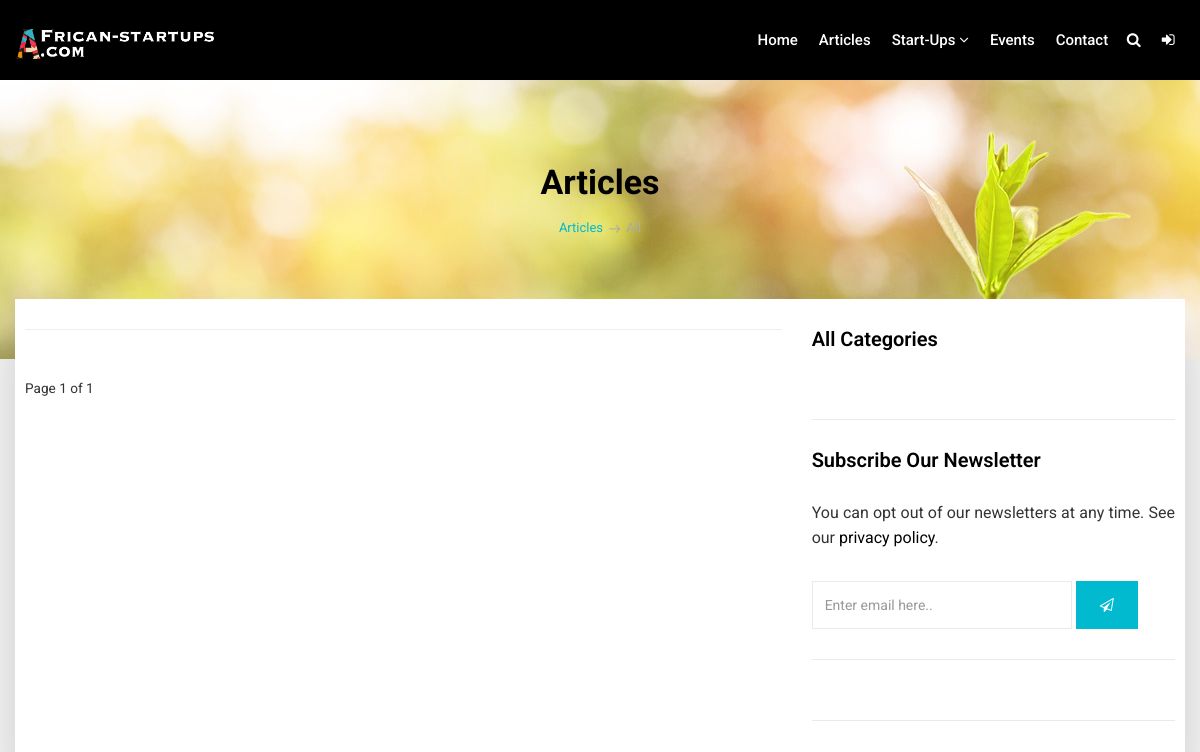
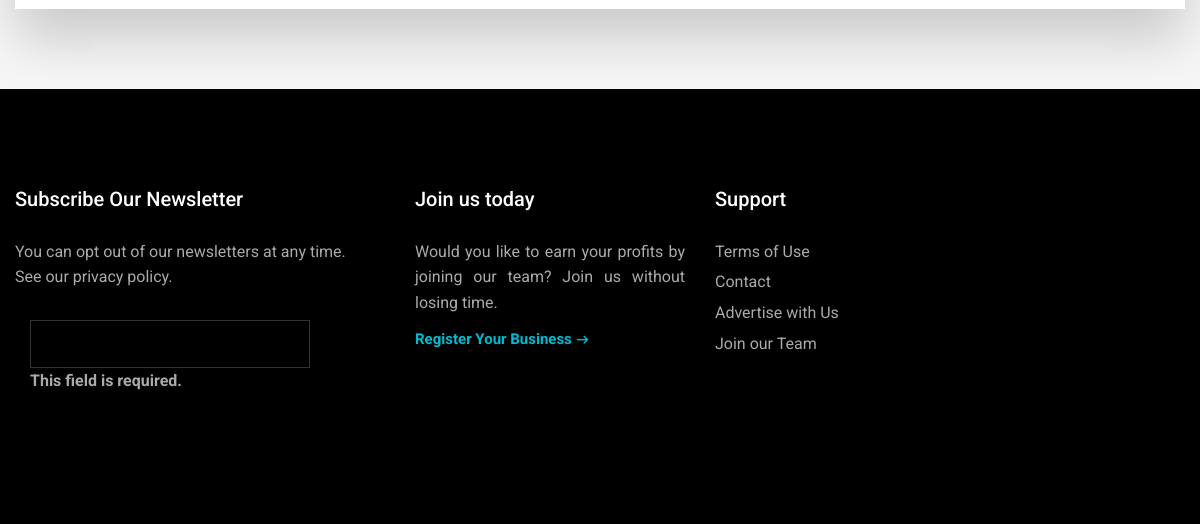
The page /articles/ on the database as committed earlier (2 pictures, top to bottom).
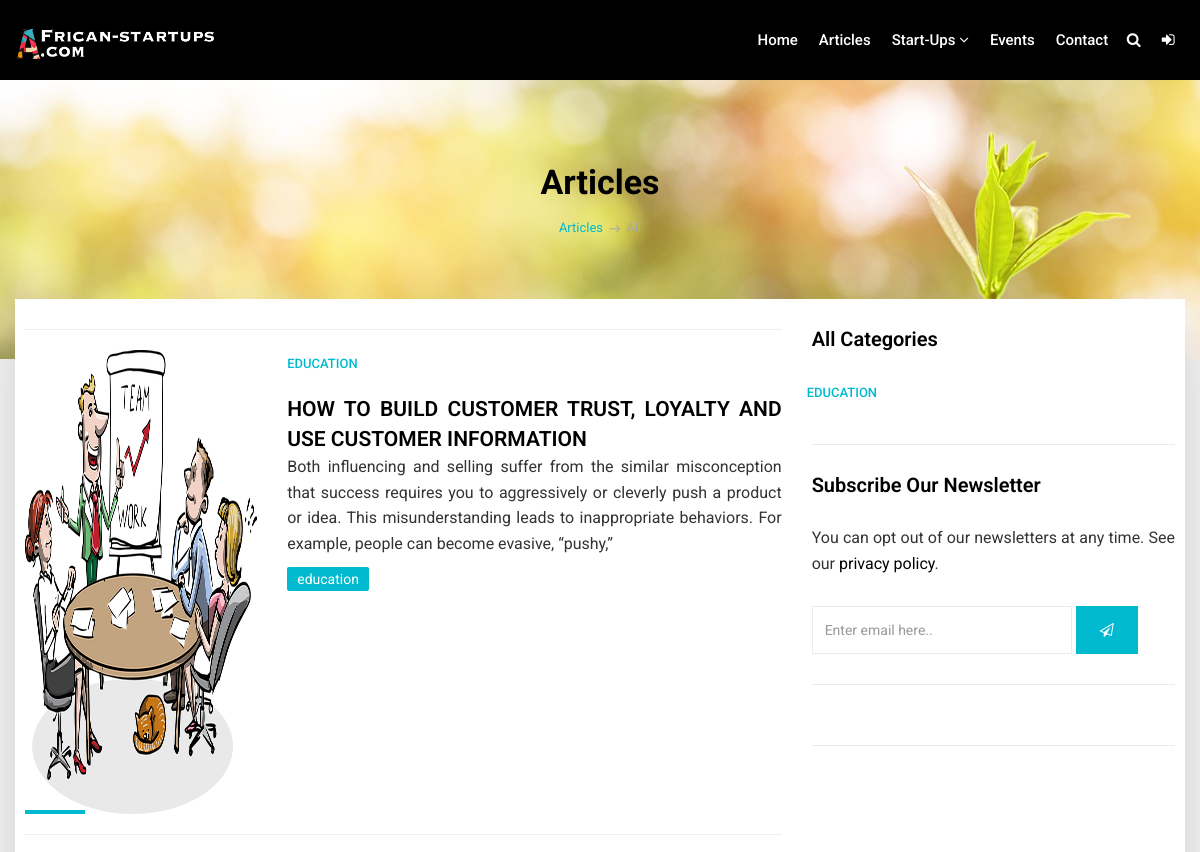
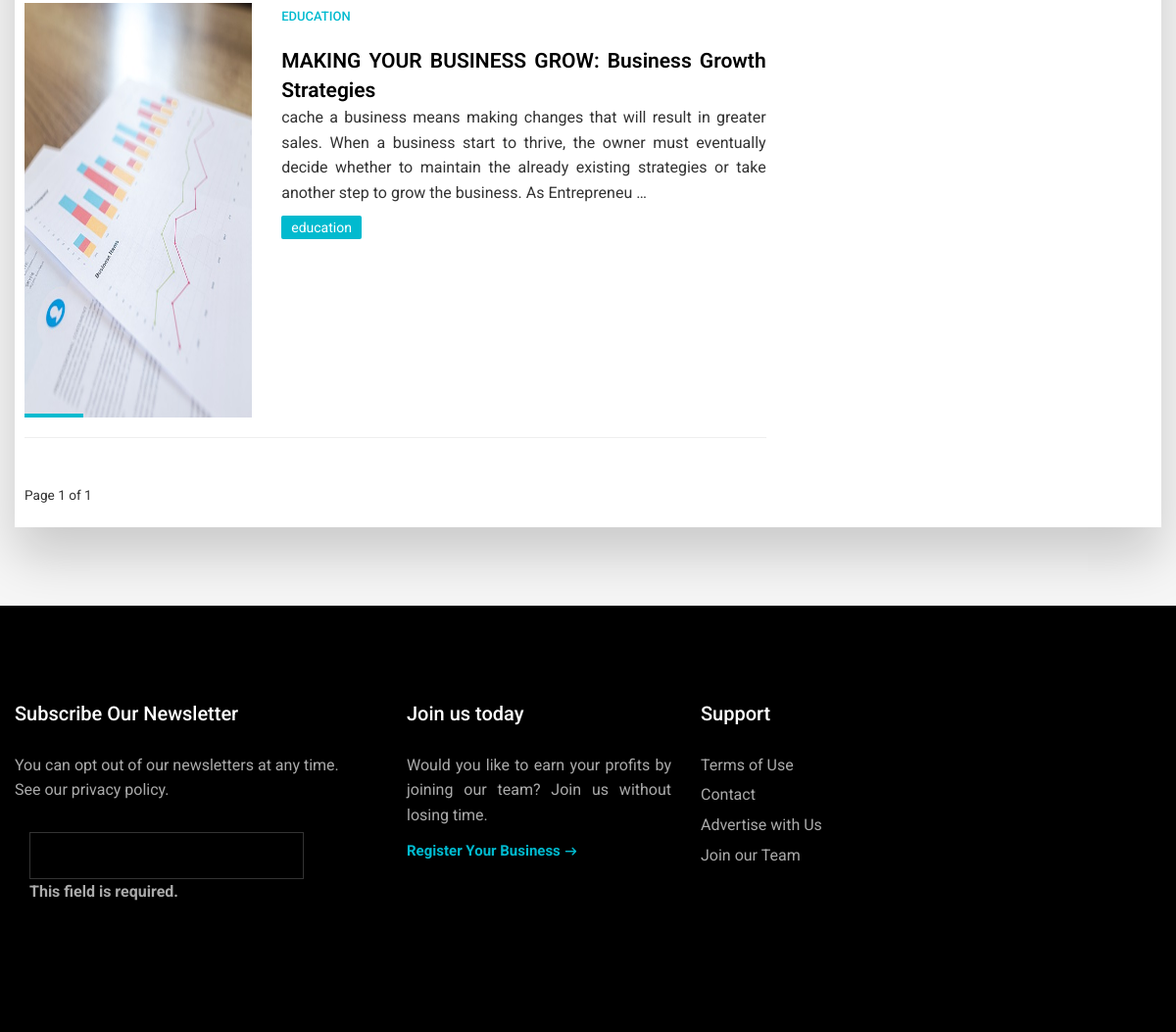
The same page on the database as committed later (2 pictures, top to bottom).
### Article/models.py (models this page shows, shortened)
class Article(models.Model):
    popular = models.CharField(max_length=50, blank=True, choices=(('true','True'),('false','False')))
    category = models.ForeignKey(Category,on_delete=models.CASCADE, default=1,)
    preview_image = models.ImageField(upload_to='upload/',blank=True)
    tags = TaggableManager()
    title = models.CharField(max_length=100)
    slug = models.SlugField(max_length=250, unique=True)
    summary = models.TextField(max_length=1000, blank=True)
    title_body1 = models.TextField(max_length=1000, blank=True)
    title_body2 = models.TextField(max_length=1000, blank=True)
    title_body3 = models.TextField(max_length=1000, blank=True)
    part1=models.CharField(blank=True,max_length=200, choices=(('true','True'),('false','False')))
    sub1 = models.CharField(max_length=200, blank=True)
    sub1_child1 = models.CharField(max_length=500, blank=True)
    sub1_child1_body = models.TextField(max_length=1000, blank=True)
    sub1_child1_image = models.ImageField(upload_to='upload',blank=True)
    sub1_child2 = models.CharField(max_length=500, blank=True)
    sub1_child2_body = models.TextField(max_length=1000, blank=True)
    sub1_child2_image = models.ImageField(upload_to='upload', blank=True)
    sub1_child3 = models.CharField(max_length=500, blank=True)
    sub1_child3_body = models.TextField(max_length=1000, blank=True)
    sub1_child3_image = models.ImageField(upload_to='upload', blank=True)
    sub1_child4 = models.CharField(max_length=500, blank=True)
    sub1_child4_body = models.TextField(max_length=1000, blank=True)
    sub1_child4_image = models.ImageField(upload_to='upload', blank=True)
    sub1_child5 = models.CharField(max_length=500, blank=True)
    sub1_child5_body = models.TextField(max_length=1000, blank=True)
    sub1_child5_image = models.ImageField(upload_to='upload', blank=True)
    blockquote1 = models.TextField(max_length=500, blank=True)
    part2 = models.CharField(blank=True,max_length=200, choices=(('true','True'),('false','False')))
    sub2 = models.CharField(max_length=200, blank=True)
    sub2_child1 = models.CharField(max_length=500, blank=True)
    sub2_child1_body = models.TextField(max_length=1000, blank=True)
    sub2_child1_image = models.ImageField(upload_to='upload', blank=True)
    sub2_child2 = models.CharField(max_length=500, blank=True)
    sub2_child2_body = models.TextField(max_length=1000, blank=True)
    sub2_child2_image = models.ImageField(upload_to='upload', blank=True)
    sub2_child3 = models.CharField(max_length=500, blank=True)
    sub2_child3_body = models.TextField(max_length=1000, blank=True)
    sub2_child3_image = models.ImageField(upload_to='upload', blank=True)
    sub2_child4 = models.CharField(max_length=500, blank=True)
    sub2_child4_body = models.TextField(max_length=1000, blank=True)
    sub2_child4_image = models.ImageField(upload_to='upload', blank=True)
    sub2_child5 = models.CharField(max_length=500, blank=True)
    sub2_child5_body = models.TextField(max_length=1000, blank=True)
    sub2_child5_image = models.ImageField(upload_to='upload', blank=True)
    blockquote2 = models.TextField(max_length=500, blank=True)
    part3 = models.CharField(blank=True,max_length=200, choices=(('true','True'),('false','False')))
    sub3 = models.CharField(max_length=200, blank=True)
    sub3_child1 = models.CharField(max_length=500, blank=True)
    sub3_child1_body = models.TextField(max_length=1000, blank=True)
    sub3_child1_image = models.ImageField(upload_to='upload', blank=True)
    sub3_child2 = models.CharField(max_length=500, blank=True)
    sub3_child2_body = models.TextField(max_length=1000, blank=True)
    sub3_child2_image = models.ImageField(upload_to='upload', blank=True)
    sub3_child3 = models.CharField(max_length=500, blank=True)
    sub3_child3_body = models.TextField(max_length=1000, blank=True)
    sub3_child3_image = models.ImageField(upload_to='upload', blank=True)
    sub3_child4 = models.CharField(max_length=500, blank=True)
    sub3_child4_body = models.TextField(max_length=1000, blank=True)
    sub3_child4_image = models.ImageField(upload_to='upload', blank=True)
    sub3_child5 = models.CharField(max_length=500, blank=True)
    sub3_child5_body = models.TextField(max_length=1000, blank=True)
    sub3_child5_image = models.ImageField(upload_to='upload', blank=True)
    blockquote3 = models.TextField(max_length=500, blank=True)
    part4 = models.CharField(blank=True,max_length=200, choices=(('true','True'),('false','False')))
    sub4 = models.CharField(max_length=200, blank=True)
    sub4_child1 = models.CharField(max_length=500, blank=True)
    sub4_child1_body = models.TextField(max_length=1000, blank=True)
    sub4_child1_image = models.ImageField(upload_to='upload', blank=True)
    sub4_child2 = models.CharField(max_length=500, blank=True)
    sub4_child2_body = models.TextField(max_length=1000, blank=True)
    sub4_child2_image = models.ImageField(upload_to='upload', blank=True)
    sub4_child3 = models.CharField(max_length=500, blank=True)
    sub4_child3_body = models.TextField(max_length=1000, blank=True)
    sub4_child3_image = models.ImageField(upload_to='upload', blank=True)
    sub4_child4 = models.CharField(max_length=500, blank=True)
    sub4_child4_body = models.TextField(max_length=1000, blank=True)
    sub4_child4_image = models.ImageField(upload_to='upload', blank=True)
    sub4_child5 = models.CharField(max_length=500, blank=True)
    sub4_child5_body = models.TextField(max_length=1000, blank=True)
    sub4_child5_image = models.ImageField(upload_to='upload', blank=True)
    blockquote4 = models.TextField(max_length=500, blank=True)
    part5 = models.CharField(blank=True,max_length=200, choices=(('true','True'),('false','False')))
    sub5 = models.CharField(max_length=200, blank=True)
    sub5_child1 = models.CharField(max_length=500, blank=True)
    sub5_child1_body = models.TextField(max_length=1000, blank=True)
    sub5_child1_image = models.ImageField(upload_to='upload', blank=True)
    sub5_child2 = models.CharField(max_length=500, blank=True)
    sub5_child2_body = models.TextField(max_length=1000, blank=True)
    sub5_child2_image = models.ImageField(upload_to='upload', blank=True)
    sub5_child3 = models.CharField(max_length=500, blank=True)
    sub5_child3_body = models.TextField(max_length=1000, blank=True)
    sub5_child3_image = models.ImageField(upload_to='upload', blank=True)
    sub5_child4 = models.CharField(max_length=500, blank=True)
    sub5_child4_body = models.TextField(max_length=1000, blank=True)
    sub5_child4_image = models.ImageField(upload_to='upload', blank=True)
    sub5_child5 = models.CharField(max_length=500, blank=True)
    sub5_child5_body = models.TextField(max_length=1000, blank=True)
    sub5_child5_image = models.ImageField(upload_to='upload', blank=True)
    blockquote5 = models.TextField(max_length=500, blank=True)
    link =models.URLField(max_length=1000, blank=True)
    link_name= models.CharField(max_length=1000,blank=True)
    pub_date = models.DateTimeField(auto_now_add=True)

class Category(models.Model):
    name = models.CharField(max_length=250, blank=True)
    slug = models.SlugField(max_length=250)
    class Meta:
        ordering =['name']
        verbose_name = 'category'
    def get_absolute_url(self):
        return reverse('category_list', args=[self.slug])
    def __str__(self):
        return self.name

### Article/views.py (the view)
# urls.py: path('articles/',views.Articles_list, name='articles_list'),
@cache_page(60 * 15)
def Articles_list(request):
    instance_list= Article.objects.all()
    categories = Category.objects.all()
    paginator = Paginator(instance_list, 10)
    page = request.GET.get('page')
    instance = paginator.get_page(page)
    sub = SubscribeForm(request.POST)
    if sub.is_valid():
        email_data = sub.cleaned_data.get('S_email')
        new_comment, created = Subscribe.objects.get_or_create(
            S_email=email_data,
        )
        messages.success(request, 'You have subscribed successfully!!')
    content ={
        'instance':instance,
        'categories':categories,
        'sub':sub,
    }
    return render(request,'blog/article_list.html',content)

### templates/blog/article_list.html (shortened to what this page needs)
{% extends 'base.html' %}
{% load static %}
{% load thumbnail %}
{% block content %}
        <section class="section db p120" style="background-image:url('{% static 'upload/articles.jpg' %}');>
            <div class="container">
                <div class="row">
                    <div class="col-md-12">
                        <div class="tagline-message page-title text-center">
                            <h3>Articles</h3>
                            <ul class="breadcrumb">
                                <li><a href="javascript:void(0)">Articles</a></li>
                                <li class="active">All </li>
                            </ul>
                        </div>
                    </div>
                </div>
            </div>
        <section class="section gb nopadtop">
            <div class="container">
                <div class="boxed">
                    <div class="row">
                        <div class="col-md-8">
<hr>
                                {% for Article in instance %}
                             <div class="row">
                            <div class="col-md-4 hidden-sm hidden-xs">
                              <div class="image-wrap entry">
                                 {% thumbnail Article.preview_image "250x250" crop="center" as im %}
                                <img src="{{ im.url }}" width="{{ im.width }}" height="{{ im.height }}">
                                {% endthumbnail %}
                              </div>
                            </div>
                            <div class="col-md-8">
                                <div class="blog-wrapper clearfix">
                                            <div class="blog-meta">
                                                <small><a href="{{ Article.category.get_absolute_url }}">{{ Article.category }}</a></small>
                                            </div>
                                            <div class="blog-desc-big">
                                                <h1></h1> <a href="{% url 'detail' Article.slug %}" class="lead">{{ Article.title}}</a></h1>
                                                    <p>
                                                    {{ Article.summary|truncatechars:250  }}
                                                    </p>
                                                {% if Article.tags %}
                        <div class="widget clearfix">
                            <div class="tags-widget">
                                <ul class="list-inline">
                                    {% for tag in Article.tags.all %}
                                    <li><a href="{% url 'tagged' tag.slug%}">{{ tag.name}}</a></li>
                                    {% endfor %}
                                </ul>
                            </div>
                        </div>
                            {% endif %}
                                            </div>
                                        </div>
                            </div>
                               </div><hr>
                               {% endfor %}
                            <div class="row">
                                <div class="col-md-12">
                                </div>
                            </div>
                            <p><small>Page {{ instance.number }} of {{ instance.paginator.num_pages }}</small></p>
                        </div>
                        <div class="sidebar col-md-4">
                           <div class="widget clearfix">
                                <h3 class="widget-title"><br>All Categories</h3>
                                    <ul class="list-inline">
                                        {% for category in categories %}
                                           <div class="blog-meta">
                                               <li> <small><a href="{% url 'category_list' category.slug %}">{{category.name }}</a></small> </li>
                                            </div>
                                        {% endfor %}
                                    </ul>
                            </div>
                            <div class="widget clearfix">
                                <h3 class="widget-title">Subscribe Our Newsletter</h3>
                                <div class="newsletter-widget">
                                    <p>You can opt out of our newsletters at any time. See our <a href="#">privacy policy</a>.</p>
                                    <form class="form-inline" role="search">
                                        <div class="form-1">
                                            <input type="text" class="form-control" placeholder="Enter email here..">
                                            <button type="submit" class="btn btn-primary"><i class="fa fa-paper-plane-o"></i></button>
                                        </div>
                                    </form>
                                </div>
                            </div>
                            <div class="widget clearfix">
                            </div>
                        </div>
                    </div>
                </div>
            </div>
        </section>
{% endblock %}

Rows that differ between the two databases and show on the page:
added Article: shows a picture, category "EDUCATION", title "HOW TO BUILD CUSTOMER TRUST, LOYALTY AND USE CUSTOMER INFORMATION", summary "Both influencing and selling suffer from the similar misconception that success requires you to aggressively or cleverly push a product or idea. This misunderstanding leads to inappropriate behaviors. For example, people can become evasive, “pushy,”"
added Tag: name "education"
added Article: shows a picture, category "EDUCATION", title "MAKING YOUR BUSINESS GROW: Business Growth Strategies", summary "cache a business means making changes that will result in greater sales. When a business start to thrive, the owner must eventually decide whether to maintain the already existing strategies or take another step to grow the business. As Entrepreneu …"
added Category: name "EDUCATION"
